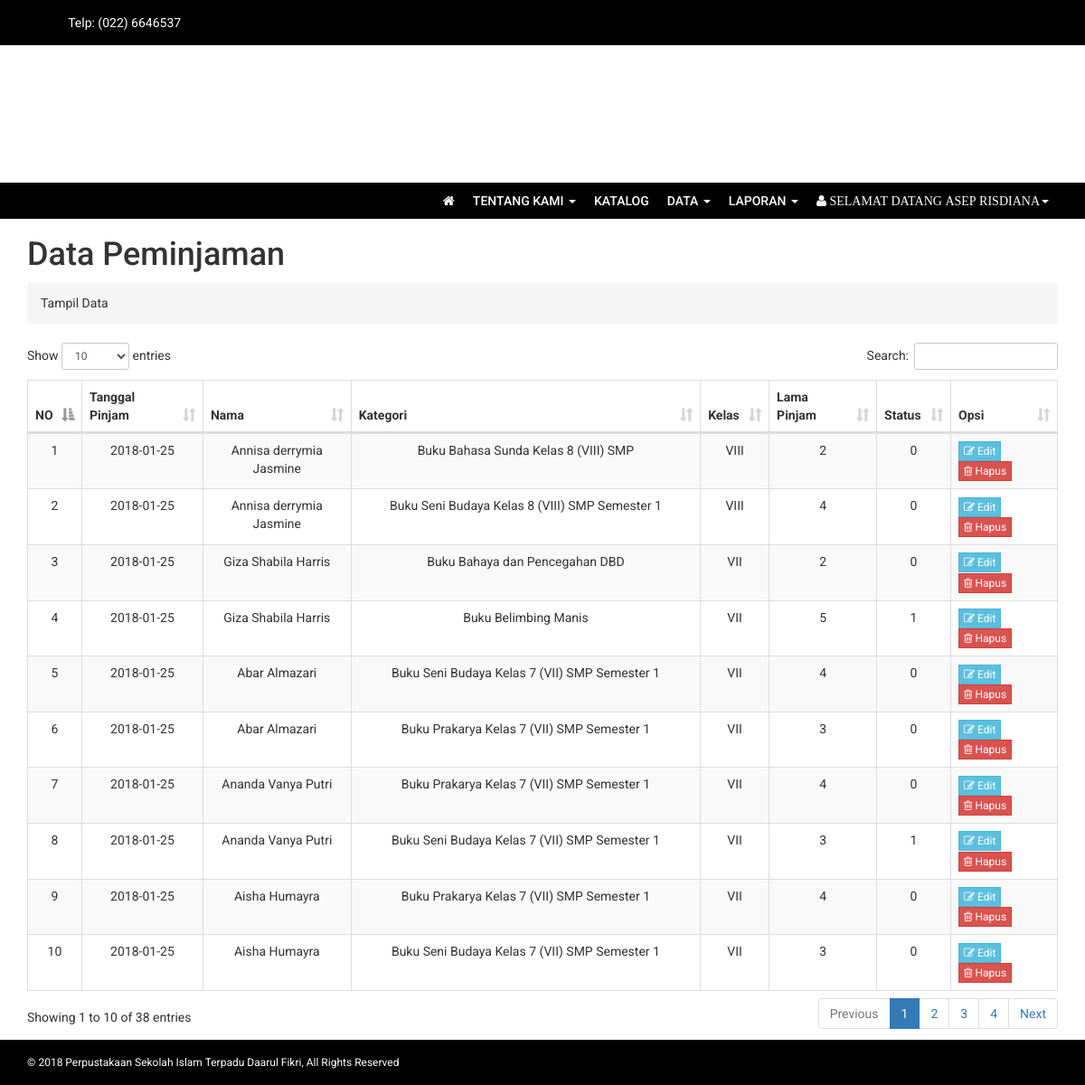
Page /index.php?page=peminjaman (signed in) on the committed database.
### tables this page shows
CREATE TABLE `peminjaman` (
  `id_pinjam` int(11) NOT NULL,
  `tanggal_pinjam` date NOT NULL,
  `nama` varchar(30) NOT NULL,
  `kategori` varchar(1000) NOT NULL,
  `kelas` enum('VII','VIII','IX') NOT NULL,
  `lama_pinjam` int(11) NOT NULL,
  `tanggal_kembali` date NOT NULL,
  `denda` decimal(10,0) NOT NULL,
  `status` int(11) NOT NULL,
  `tgl_publish` date NOT NULL
);

### models/m_crud.php (called while the page is built, shortened)
<?php
class Peminjaman {
	private $mysqli;
	function __construct($conn) {
		$this->mysqli = $conn;
	}
	public function tampil_pinjam($id_pinjam = null) {
		$db = $this->mysqli->conn;
		$sql = "SELECT * FROM peminjaman";
		$query = $db->query($sql) or die ($db->error);
			return $query;
	}
}
?>

### view/peminjaman.php (the view, shortened to what this page needs)
<?php
$pm = new Peminjaman($connection);
if(@$_GET['act'] == '') {
?>
 <div class="container">
      <div id="page-wrapper">
  <div class="row">
          <div class="col-lg-12">
            <h1>Data Peminjaman <small></small></h1>
            <ol class="breadcrumb">
              <li><i class="icon-dashboard"></i> Tampil Data</a></li>
            </ol>
          </div>
        </div>
        <div class="row">
          <div class="col-lg-12">
			<div class="table-responsive">
          <table class="table table-bordered table-hover table-striped" id="datatables">
              <thead>
              <tr>
                <th>NO</th>
                <th>Tanggal Pinjam</th>
                <th>Nama</th>
                <th>Kategori</th>
                <th>Kelas</th>
                <th>Lama Pinjam</th>
                <th>Status</th>
                <th>Opsi</th>
              </tr>
            </thead>
            <tbody>
                <?php
                $no = 1;
                $tampil = $pm->tampil_pinjam();
                while($data = $tampil->fetch_object()) {
                ?>
                  <tr>
                  <td align="center"><?php echo $no++; ?></td>
                  <td align="center"><?php echo $data->tanggal_pinjam; ?></td>
                  <td align="center"><?php echo $data->nama; ?></td>
                  <td align="center"><?php echo $data->kategori; ?></td>
                  <td align="center"><?php echo $data->kelas; ?></td>
                  <td align="center"><?php echo $data->lama_pinjam; ?></td>
                  <td align="center"><?php echo $data->status; ?></td>
                  <td>
                    <a id="editbs" data-toggle="modal" data-target="#edit" data-ide="<?php echo $data->id_pinjam; ?>" data-pinjam="<?php echo $data->tanggal_pinjam; ?>" data-kat="<?php echo $data->kategori; ?>" data-kls="<?php echo $data->kelas; ?>" data-lama="<?php echo $data->lama_pinjam; ?>">
                   <button class="btn btn-info btn-xs"><i class="fa fa-edit"></i> Edit</button></a>
                    <a href="?page=peminjaman&act=del&id_pinjam=<?php echo $data->id_pinjam; ?>" onclick="return confirm('Yakin akan menghapus data ini? ')">
                    <button class="btn btn-danger btn-xs"><i class="fa fa-trash-o"></i> Hapus</button>
                  </a>
                  </td>
              </tr>
              <?php
               } ?>
           </tbody>
          </table>
</div>
</div>
<?php
} else if(@$_GET['act'] == 'del') {
  $pm->hapus_pinjam($_GET['id_pinjam']);
  header("location: ?page=peminjaman");
}
?>

### index.php (shortened to what this page needs)
<?php
require_once('config/+koneksi.php');
$connection = new Database($host, $user, $pass, $database);
include "models/m_crud.php";
?>
<!DOCTYPE html>
<html xmlns="http://www.w3.org/1999/xhtml">
<head>
    <link href="assets/css/bootstrap1.css" rel="stylesheet" />
    <link href="assets/css/font-awesome.css" rel="stylesheet" />
    <link href="assets/css/style4.css" rel="stylesheet" />
    <link href="assets/dataTables/datatables.min.css" rel="stylesheet">
</head>
<body onscroll="myFunction()">
    <header>
        <div class="container">
            <div class="row">
                <div class="col-md-12">
                    &nbsp;&nbsp;
                   Telp: (022) 6646537
                </div>
            </div>
        </div>
    </header>
    <div class="navbar navbar-inverse set-radius-zero">
            <div class="navbar-header">
               <div class="container">
                <a class="navbar-brand" href="?page=home">
                <img src="images/logo.png" width="150%;">
                </a>
            </div>
            <div class="left-div">
                <div class="user-settings-wrapper">
                    <ul class="nav">
                    </ul>
                </div>
            </div>
          </div>
    </div>
    <section class="menu-section">
        <div class="container">
            <div class="row">
                <div class="col-md-12">
                    <div class="navbar-collapse collapse ">
                        <ul id="menu-top" class="nav navbar-nav navbar-right">
                          <li><a href="?page=home"><i class="topnav-icons fa fa-home"></i></a></li>
                             <li class="dropdown">
                                <a href="#" class="dropdown-toggle" data-toggle="dropdown"> Tentang Kami <b class="caret"></b></a>
                              </li>
                            <li><a href="?page=katalog">Katalog</a></li>
                            <?php
                            if(@$_SESSION['mytype']=='petugas'){  ?>
                               <li class="dropdown">
                                <a href="#" class="dropdown-toggle" data-toggle="dropdown"> Data
                                  <b class="caret"></b></a>
                              </li>
                              <li class="dropdown">
                                <a href="#" class="dropdown-toggle" data-toggle="dropdown"> Laporan
                                  <b class="caret"></b></a>
                              </li>
                               <?php
                               }
                               ?>
                                 <?php
                              if(@$_SESSION['mytype']=='petugas'){ ?>
                            <li class="dropdown user-dropdown">
                            <a href="#" class="dropdown-toggle" data-toggle="dropdown"><i class="fa fa-user"> Selamat Datang <?php echo @$_SESSION['mysesi'] ?></i><b class="caret"></b></a>
                               <?php
                               }
                               ?>
                    </div>
                </div>
            </div>
        </div>
    </section>
                        <?php
                        if(@$_GET['page'] == 'home'){
                              include "view/home.php";
                        } else if(@$_GET['page'] == 'profil-yayasan'){
                              include "view/profil-yayasan.php";
                        } else if(@$_GET['page'] == 'profil-sekolah'){
                              include "view/profil-sekolah.php";
                        } else if(@$_GET['page'] == 'aturan-perpustakaan'){
                              include "view/aturan-perpustakaan.php";
                        } else if(@$_GET['page'] == 'visi-misi'){
                              include "view/visi-misi.php";
                        } else if(@$_GET['page'] == 'galeri'){
                              include "view/galeri.php";
                        } else if(@$_GET['page'] == 'katalog'){
                              include "view/katalog.php";
                        } else if(@$_GET['page'] == 'anggota'){
                    if(@$_SESSION['mytype']=='petugas'){
                              include "view/anggota.php";
                     } else {
                    	echo "Anda Tidak Punya Hak Akses Halaman ini";
                    }
                        } else if(@$_GET['page'] == 'buku'){
                    if(@$_SESSION['mytype']=='petugas'){
                              include "view/buku.php";
                     } else {
                    	echo "Anda Tidak Punya Hak Akses Halaman ini";
                    }
                        } else if(@$_GET['page'] == 'peminjaman'){
                    if(@$_SESSION['mytype']=='petugas'){
                              include "view/peminjaman.php";
                    } else {
                    	echo "Anda Tidak Punya Hak Akses Halaman ini";
                    }
                        } else if(@$_GET['page'] == 'pengembalian'){
                    if(@$_SESSION['mytype']=='petugas'){
                              include "view/pengembalian.php";
                    } else {
                    	echo "Anda Tidak Punya Hak Akses Halaman ini";
                    }
                        } else if(@$_GET['page'] == 'laporan_anggota'){
                    if(@$_SESSION['mytype']=='petugas'){
                              include "report/laporan_anggota.php";
                     } else {
                    	echo "Anda Tidak Punya Hak Akses Halaman ini";
                    }
                        } else if(@$_GET['page'] == 'laporan_buku'){
                    if(@$_SESSION['mytype']=='petugas'){
                              include "report/laporan_buku.php";
                     } else {
                    	echo "Anda Tidak Punya Hak Akses Halaman ini";
                    }
                     } else if(@$_GET['page'] == 'laporan_perkategori'){
                    if(@$_SESSION['mytype']=='petugas'){
                              include "report/laporan_perkategori.php";
                     } else {
                      echo "Anda Tidak Punya Hak Akses Halaman ini";
                    }
                        } else if(@$_GET['page'] == 'laporan_peminjaman'){
                     if(@$_SESSION['mytype']=='petugas'){
                              include "report/laporan_peminjaman.php";
                     } else {
                    	echo "Anda Tidak Punya Hak Akses Halaman ini";
                    }
                        } else if(@$_GET['page'] == 'laporan_pengembalian'){
                     if(@$_SESSION['mytype']=='petugas'){
                              include "report/laporan_pengembalian.php";
                     } else {
                    	echo "Anda Tidak Punya Hak Akses Halaman ini";
                    }
                        } else if(@$_GET['page'] == 'laporan_denda'){
                     if(@$_SESSION['mytype']=='petugas'){
                              include "report/laporan_denda.php";
                     } else {
                      echo "Anda Tidak Punya Hak Akses Halaman ini";
                    }
                        } else {include "view/home.php";
                        }
                        ?>
</div>
</div>
</div>
    <footer>
        <div class="container">
            <div class="row">
                <div class="col-md-12">
                    &copy; 2018 Perpustakaan Sekolah Islam Terpadu Daarul Fikri, All Rights Reserved</a>
                </div>
            </div>
        </div>
    </footer>
</body>
</html>

### assets/css/style4.css (style rules this page uses)
body { font-family: 'Roboto', sans-serif; line-height: 30px; }
.set-radius-zero { border-radius: 0px; -moz-border-radius: 0px; -webkit-border-radius: 0px; }
.btn { border-radius: 0px; -webkit-border-radius: 0px; -moz-border-radius: 0px; }
header { background-color: #000; color: #fff; padding: 10px 50px; text-align: left; }
.left-div { padding-left: 30px; margin-top: 40px; margin-bottom: 30px; }
.navbar-brand { width: 250px; padding-top: 30px; }
.user-settings-wrapper { margin-top: 10px; }
.menu-section { background-color: #000; }
#menu-top a { color: #fff; text-decoration: none; font-weight: 500; padding: 10px 10px 10px 10px; text-transform: uppercase; }
.navbar-inverse { background-color: #fff; border-color: transparent; }
.navbar { margin-bottom: 0px; }
footer { padding: 10px; color: #fff; font-size: 12px; background-color: #000; }

### rows in the picture
peminjaman: tanggal_pinjam "2018-01-25", nama "Annisa derrymia Jasmine", kategori "Buku Bahasa Sunda Kelas 8 (VIII) SMP", kelas "VIII", lama_pinjam "2", status "0"
peminjaman: tanggal_pinjam "2018-01-25", nama "Annisa derrymia Jasmine", kategori "Buku Seni Budaya Kelas 8 (VIII) SMP Semester 1", kelas "VIII", lama_pinjam "4", status "0"
peminjaman: tanggal_pinjam "2018-01-25", nama "Giza Shabila Harris", kategori "Buku Bahaya dan Pencegahan DBD", kelas "VII", lama_pinjam "2", status "0"
peminjaman: tanggal_pinjam "2018-01-25", nama "Giza Shabila Harris", kategori "Buku Belimbing Manis", kelas "VII", lama_pinjam "5", status "1"
peminjaman: tanggal_pinjam "2018-01-25", nama "Abar Almazari", kategori "Buku Seni Budaya Kelas 7 (VII) SMP Semester 1", kelas "VII", lama_pinjam "4", status "0"
peminjaman: tanggal_pinjam "2018-01-25", nama "Abar Almazari", kategori "Buku Prakarya Kelas 7 (VII) SMP Semester 1", kelas "VII", lama_pinjam "3", status "0"
peminjaman: tanggal_pinjam "2018-01-25", nama "Ananda Vanya Putri", kategori "Buku Prakarya Kelas 7 (VII) SMP Semester 1", kelas "VII", lama_pinjam "4", status "0"
peminjaman: tanggal_pinjam "2018-01-25", nama "Ananda Vanya Putri", kategori "Buku Seni Budaya Kelas 7 (VII) SMP Semester 1", kelas "VII", lama_pinjam "3", status "1"
peminjaman: tanggal_pinjam "2018-01-25", nama "Aisha Humayra", kategori "Buku Prakarya Kelas 7 (VII) SMP Semester 1", kelas "VII", lama_pinjam "4", status "0"
peminjaman: tanggal_pinjam "2018-01-25", nama "Aisha Humayra", kategori "Buku Seni Budaya Kelas 7 (VII) SMP Semester 1", kelas "VII", lama_pinjam "3", status "0"
